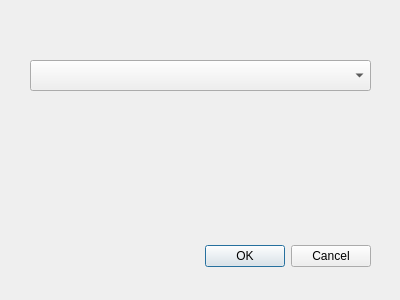
<?xml version="1.0" encoding="UTF-8"?>
<ui version="4.0">
 <class>Dialog</class>
 <widget class="QDialog" name="Dialog">
  <property name="geometry">
   <rect>
    <x>0</x>
    <y>0</y>
    <width>400</width>
    <height>300</height>
   </rect>
  </property>
  <property name="windowTitle">
   <string>Dialog</string>
  </property>
  <widget class="QDialogButtonBox" name="buttonBox">
   <property name="geometry">
    <rect>
     <x>30</x>
     <y>240</y>
     <width>341</width>
     <height>32</height>
    </rect>
   </property>
   <property name="orientation">
    <enum>Qt::Horizontal</enum>
   </property>
   <property name="standardButtons">
    <set>QDialogButtonBox::Cancel|QDialogButtonBox::Ok</set>
   </property>
  </widget>
  <widget class="QComboBox" name="layerCombo">
   <property name="geometry">
    <rect>
     <x>30</x>
     <y>60</y>
     <width>341</width>
     <height>31</height>
    </rect>
   </property>
  </widget>
 </widget>
 <resources/>
 <connections>
  <connection>
   <sender>buttonBox</sender>
   <signal>accepted()</signal>
   <receiver>Dialog</receiver>
   <slot>accept()</slot>
   <hints>
    <hint type="sourcelabel">
     <x>248</x>
     <y>254</y>
    </hint>
    <hint type="destinationlabel">
     <x>157</x>
     <y>274</y>
    </hint>
   </hints>
  </connection>
  <connection>
   <sender>buttonBox</sender>
   <signal>rejected()</signal>
   <receiver>Dialog</receiver>
   <slot>reject()</slot>
   <hints>
    <hint type="sourcelabel">
     <x>316</x>
     <y>260</y>
    </hint>
    <hint type="destinationlabel">
     <x>286</x>
     <y>274</y>
    </hint>
   </hints>
  </connection>
 </connections>
</ui>
